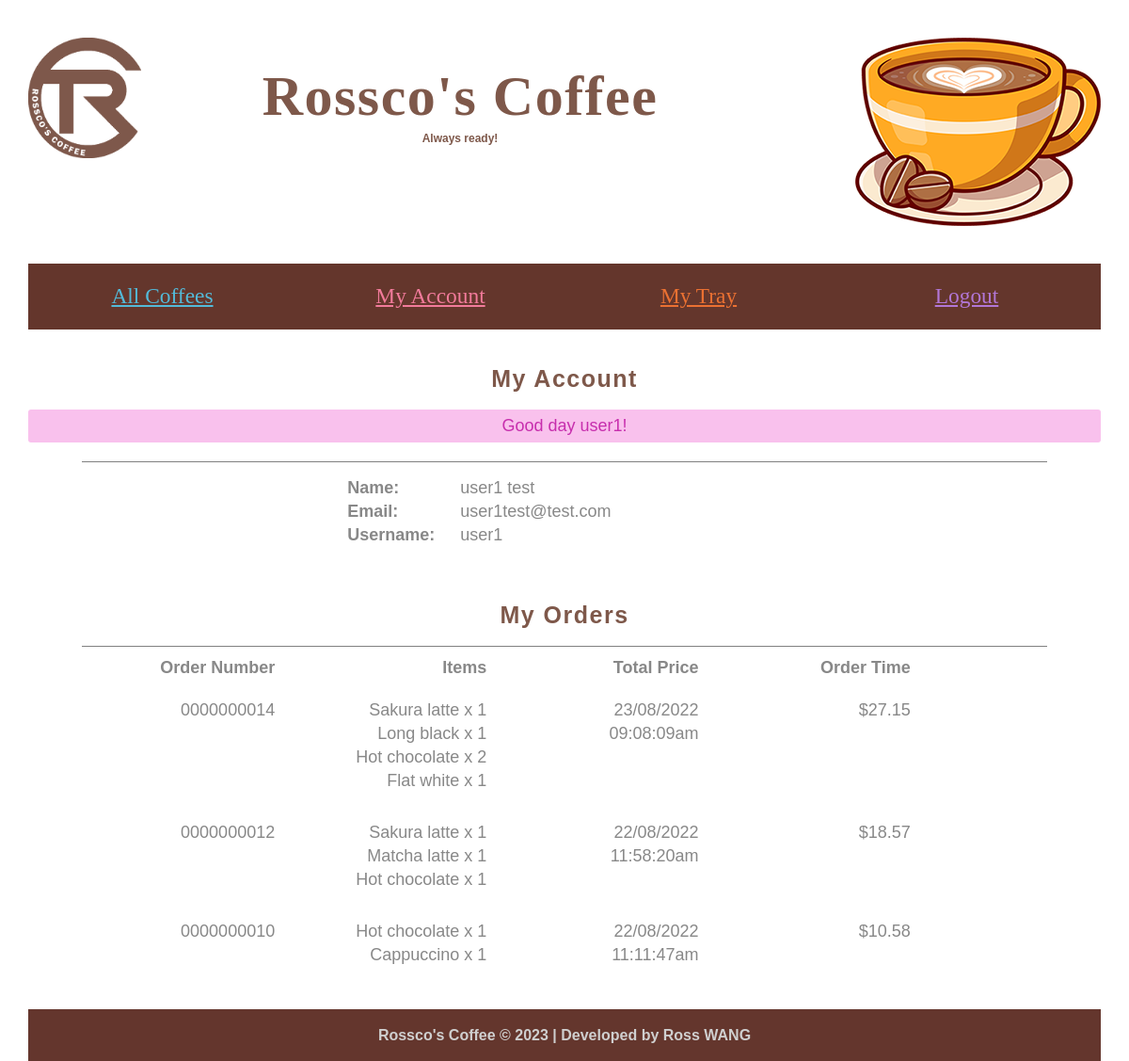
The app's page /view/account.php (signed in) with its own data.
### tables this page shows
CREATE TABLE `user` (
  `userID` int(10) NOT NULL,
  `firstName` varchar(256) DEFAULT NULL,
  `lastName` varchar(256) DEFAULT NULL,
  `email` varchar(256) NOT NULL,
  `username` varchar(20) NOT NULL,
  `password` varchar(64) NOT NULL,
  `salt` varchar(32) NOT NULL
);

CREATE TABLE `order_history` (
  `orderID` int(10) NOT NULL,
  `orderItems` text NOT NULL,
  `orderPrice` decimal(10,2) NOT NULL,
  `orderTime` datetime NOT NULL,
  `userID` int(10) NOT NULL
);

### model/functions_users.php (called while the page is built, shortened)
<?php
	function get_user()
	{
		global $conn;
		$sql = 'SELECT * FROM user WHERE username = :username';
		$statement = $conn->prepare($sql);
		$statement->bindValue(':username', $_SESSION['user']);
		$statement->execute();
		$result = $statement->fetch();
		return $result;
	}
?>

### model/functions_order.php (called while the page is built, shortened)
<?php
	function get_orders($userID)
	{
		global $conn;
		$sql = 'SELECT * FROM order_history WHERE userID = :userID ORDER BY orderTime DESC';
		$statement = $conn->prepare($sql);
        $statement->bindValue(':userID', $userID);
		$statement->execute();
		$result = $statement->fetchAll();
		return $result;
	}
?>

### view/account.php (the view, shortened to what this page needs)
<?php
	require('../model/database.php');
	require('../model/functions_messages.php');
	require('../model/functions_order.php');
	require('header.php');
	require('nav.php');
?>
<section id="main">
	<h2>My Account</h2>
	<?php
		$user = get_user();
		$result = get_orders($user['userID'])
	?>
	<div id="userInfo">
        <div class="userDetails">
            <div class="infoTitle"><b>Name:</b></div><?php echo $user['firstName']; ?> <?php echo $user['lastName']; ?></br>
            <div class="infoTitle"><b>Email:</b></div><?php echo $user['email']; ?></br>
            <div class="infoTitle"><b>Username:</b></div><?php echo $user['username']; ?>
        </div>
	</div>
	<h2>My Orders</h2>
	<div class="orders">
		<div class="orderHeader">
			<div>Order Number</div>
			<div>Items</div>
			<div>Total Price</div>
			<div>Order Time</div>
		</div>
		<?php foreach($result as $row):?>
			<div class="orderInfo">
				<div>
					<?php echo str_pad($row['orderID'], 10, '0', STR_PAD_LEFT); ?>
				</div>
				<div>
					<?php echo $row['orderItems']; ?>
				</div>
				<div>
					<?php echo date("d/m/Y",strtotime($row['orderTime']))."<br/>".date("h:i:sa",strtotime($row['orderTime'])); ?>
				</div>
				<div>
					$<?php echo $row['orderPrice']; ?>
				</div>
			</div>
		<?php endforeach; ?>
	</div>
</section>
<?php
	require('footer.php');
?>

### css/main.css (style rules this page uses)
body, div, h1, h2, h3, h4, h5, h6, p, ul, ol, li, dl, dt, dd, img, form, fieldset, blockquote { margin:0; padding:0; text-align:center; }
body { font-family:Arial, sans-serif; line-height:25px; font-size:18px; color:#888888; background-color: #ffffff; }
h2 { font-size:25px; color:#7e584a; padding: 0 0 20px 0; letter-spacing:1.5px; }
#main { width:100%; margin:0 auto; overflow: auto; padding-bottom: 20px; }
.orders { width: 90%; margin:0 auto; border-top: 1px solid gray; }
.orderHeader div { text-align: right; font-weight: bold; width: 20%; float: left; padding: 10px 0; margin-right: 20px; }
.orderInfo { padding-bottom:10px; clear: both; display: block; overflow: auto; }
.orderInfo div { text-align: right; width: 20%; float: left; padding: 10px 0; margin-right: 20px; }
#userInfo { border-top: 1px solid gray; width: 90%; margin: 0 auto; }
.userDetails { width: 45%; margin:15px auto; margin-bottom:60px; text-align: left; }
.infoTitle { text-align: left; float: left; width: 120px; }

### records on screen
user: firstName "user1", lastName "test", email "user1test@test.com", username "user1"
order_history: orderID "0000000014", orderItems "Sakura latte x 1 Long black x 1 Hot chocolate x 2 Flat white x 1", orderTime "23/08/2022", orderTime "09:08:09am", orderPrice "27.15"
order_history: orderID "0000000012", orderItems "Sakura latte x 1 Matcha latte x 1 Hot chocolate x 1", orderTime "22/08/2022", orderTime "11:58:20am", orderPrice "18.57"
order_history: orderID "0000000010", orderItems "Hot chocolate x 1 Cappuccino x 1", orderTime "22/08/2022", orderTime "11:11:47am", orderPrice "10.58"

### other values on screen
$_SESSION['success'] "Good day user1!"
